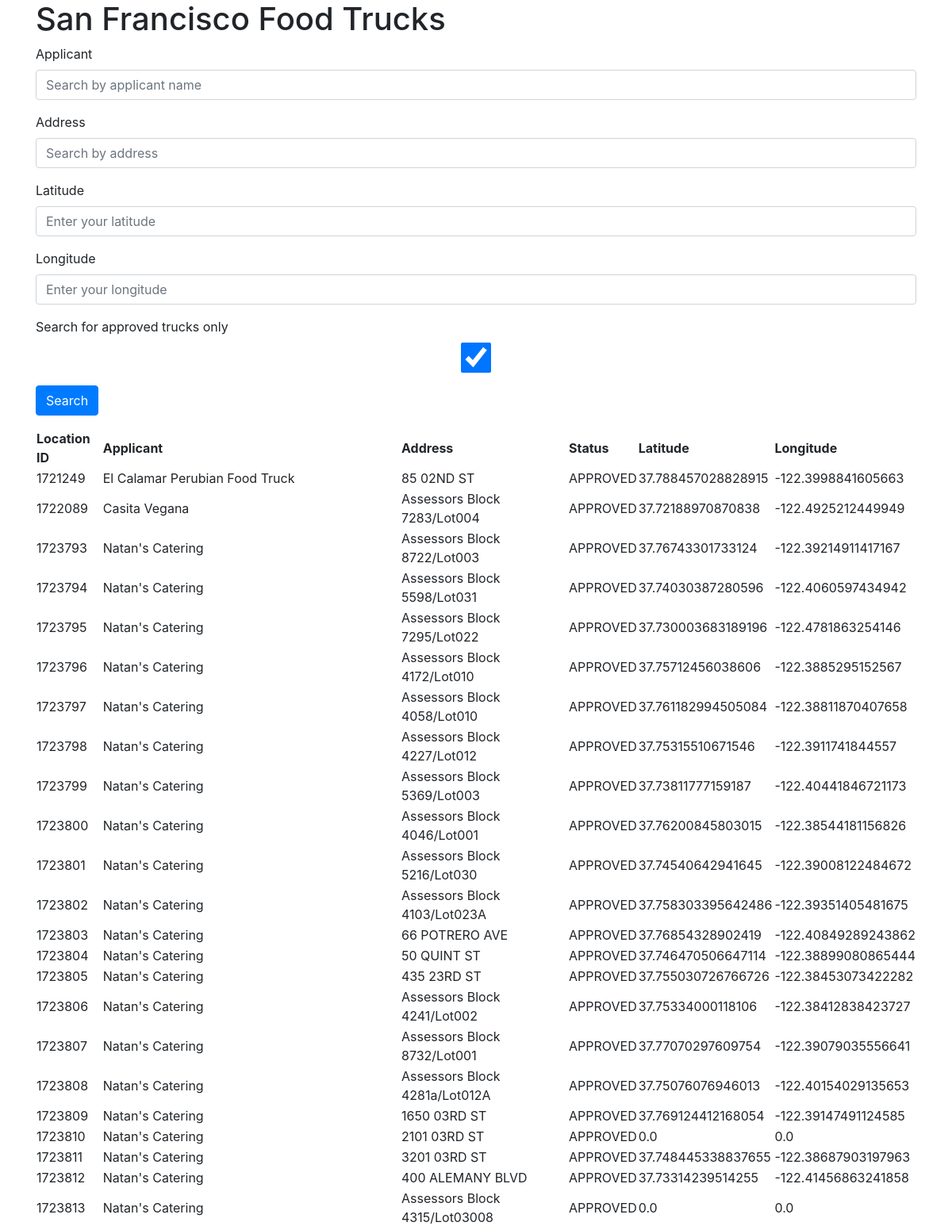
The page / (upper part) on the database its author committed.
### models/permit.py (models this page shows)
class Permit(db.Model):
    __tablename__ = "permits"
    locationId = db.Column(db.Integer, primary_key=True)
    applicant = db.Column(db.String(150), nullable=False)
    address = db.Column(db.String(150), nullable=False)
    status = db.Column(db.String(150), nullable=False)
    latitude = db.Column(db.Float, nullable=False)
    longitude = db.Column(db.Float, nullable=False)

### main.py (the view, shortened to what this page needs)
@app.route('/', methods=('GET', 'POST'))
def index():
    if request.method == 'GET':
        permits = Permit.query.filter(Permit.status=="APPROVED").all()
        return render_template('index.html', permits=permits)

### templates/index.html
{% extends 'base.html' %}
{% block content %}
    <h1>{% block title %} San Francisco Food Trucks {% endblock %}</h1>
    <form method="post">
    <div class="form-group">
        <label for="applicant">Applicant</label>
        <input type="text" name="applicant"
               placeholder="Search by applicant name" class="form-control"
               value="{{ request.form['applicant'] }}"></input>
    </div>
    <div class="form-group">
        <label for="address">Address</label>
        <input type="text" name="address"
               placeholder="Search by address" class="form-control"
               value="{{ request.form['address'] }}"></input>
    </div>
    <div class="form-group">
        <label for="lat">Latitude</label>
        <input type="number" step="any" name="lat"
               placeholder="Enter your latitude" class="form-control"
               value="{{ request.form['lat'] }}"></input>
    </div>
    <div class="form-group">
        <label for="lon">Longitude</label>
        <input type="number" name="lon" step="any"
               placeholder="Enter your longitude" class="form-control"
               value="{{ request.form['lon'] }}"></input>
    </div>
    <div class="form-group">
        <label for="approved">Search for approved trucks only</label>
        <input type="checkbox" name="approved" class="form-control"
               value="{{ request.form['approved'] }}" checked></input>
    </div>
    <div class="form-group">
        <button type="submit" class="btn btn-primary">Search</button>
    </div>
</form>
    <table cellpading="1">
   <tr>
    <th>Location ID</th>
    <th>Applicant</th>
    <th>Address</th>
    <th>Status</th>
    <th>Latitude</th>
    <th>Longitude</th>
  </tr>
   {% for item in permits %}
   <tr>
       <td>{{item.locationId}}</td>
       <td>{{item.applicant}}</td>
       <td>{{item.address}}</td>
       <td>{{item.status}}</td>
       <td>{{item.latitude}}</td>
       <td>{{item.longitude}}</td>
   </tr>
   {% endfor %}
   </table>
{% endblock %}

### templates/base.html (shortened to what this page needs)
<!doctype html>
<html lang="en">
  <head>
    <link rel="stylesheet" href="https://stackpath.bootstrapcdn.com/bootstrap/4.3.1/css/bootstrap.min.css">
  </head>
  <body>
    <div class="container">
         <div class="content">
        {% block content %} {% endblock %}
        </div>
    </div>
  </body>
</html>

### rows shown on the page
Permit: locationId "1721249", applicant "El Calamar Perubian Food Truck", address "85 02ND ST", status "APPROVED", latitude "37.788457028828915", longitude "-122.3998841605663"
Permit: locationId "1722089", applicant "Casita Vegana", address "Assessors Block 7283/Lot004", status "APPROVED", latitude "37.72188970870838", longitude "-122.4925212449949"
Permit: locationId "1723793", applicant "Natan's Catering", address "Assessors Block 8722/Lot003", status "APPROVED", latitude "37.76743301733124", longitude "-122.39214911417167"
Permit: locationId "1723794", applicant "Natan's Catering", address "Assessors Block 5598/Lot031", status "APPROVED", latitude "37.74030387280596", longitude "-122.4060597434942"
Permit: locationId "1723795", applicant "Natan's Catering", address "Assessors Block 7295/Lot022", status "APPROVED", latitude "37.730003683189196", longitude "-122.4781863254146"
Permit: locationId "1723796", applicant "Natan's Catering", address "Assessors Block 4172/Lot010", status "APPROVED", latitude "37.75712456038606", longitude "-122.3885295152567"
Permit: locationId "1723797", applicant "Natan's Catering", address "Assessors Block 4058/Lot010", status "APPROVED", latitude "37.761182994505084", longitude "-122.38811870407658"
Permit: locationId "1723798", applicant "Natan's Catering", address "Assessors Block 4227/Lot012", status "APPROVED", latitude "37.75315510671546", longitude "-122.3911741844557"
Permit: locationId "1723799", applicant "Natan's Catering", address "Assessors Block 5369/Lot003", status "APPROVED", latitude "37.73811777159187", longitude "-122.40441846721173"
Permit: locationId "1723800", applicant "Natan's Catering", address "Assessors Block 4046/Lot001", status "APPROVED", latitude "37.76200845803015", longitude "-122.38544181156826"
Permit: locationId "1723801", applicant "Natan's Catering", address "Assessors Block 5216/Lot030", status "APPROVED", latitude "37.74540642941645", longitude "-122.39008122484672"
Permit: locationId "1723802", applicant "Natan's Catering", address "Assessors Block 4103/Lot023A", status "APPROVED", latitude "37.758303395642486", longitude "-122.39351405481675"
Permit: locationId "1723803", applicant "Natan's Catering", address "66 POTRERO AVE", status "APPROVED", latitude "37.76854328902419", longitude "-122.40849289243862"
Permit: locationId "1723804", applicant "Natan's Catering", address "50 QUINT ST", status "APPROVED", latitude "37.746470506647114", longitude "-122.38899080865444"
Permit: locationId "1723805", applicant "Natan's Catering", address "435 23RD ST", status "APPROVED", latitude "37.755030726766726", longitude "-122.38453073422282"
Permit: locationId "1723806", applicant "Natan's Catering", address "Assessors Block 4241/Lot002", status "APPROVED", latitude "37.75334000118106", longitude "-122.38412838423727"
Permit: locationId "1723807", applicant "Natan's Catering", address "Assessors Block 8732/Lot001", status "APPROVED", latitude "37.77070297609754", longitude "-122.39079035556641"
Permit: locationId "1723808", applicant "Natan's Catering", address "Assessors Block 4281a/Lot012A", status "APPROVED", latitude "37.75076076946013", longitude "-122.40154029135653"
Permit: locationId "1723809", applicant "Natan's Catering", address "1650 03RD ST", status "APPROVED", latitude "37.769124412168054", longitude "-122.39147491124585"
Permit: locationId "1723810", applicant "Natan's Catering", address "2101 03RD ST", status "APPROVED", latitude "0.0", longitude "0.0"
Permit: locationId "1723811", applicant "Natan's Catering", address "3201 03RD ST", status "APPROVED", latitude "37.748445338837655", longitude "-122.38687903197963"
Permit: locationId "1723812", applicant "Natan's Catering", address "400 ALEMANY BLVD", status "APPROVED", latitude "37.73314239514255", longitude "-122.41456863241858"
Permit: locationId "1723813", applicant "Natan's Catering", address "Assessors Block 4315/Lot03008", status "APPROVED", latitude "0.0", longitude "0.0"
